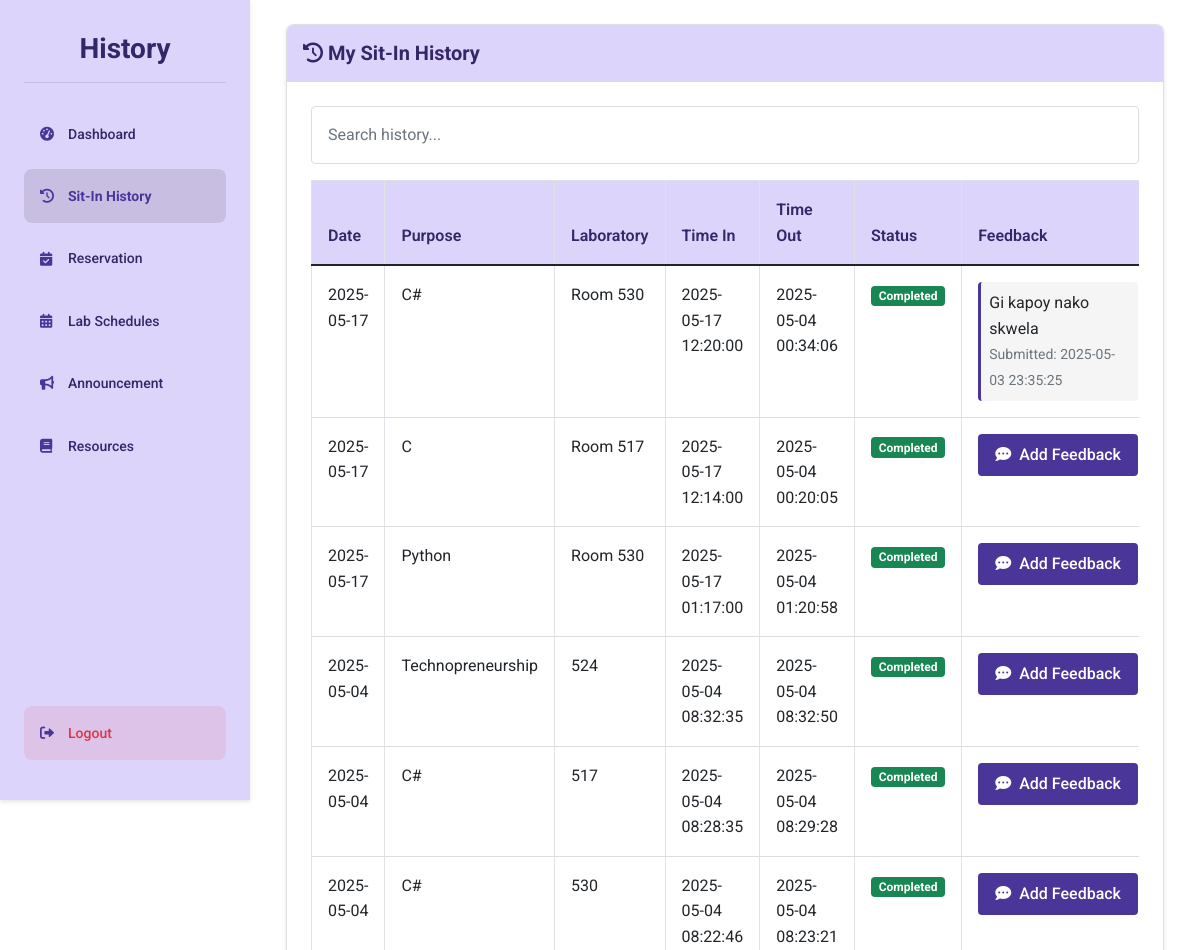
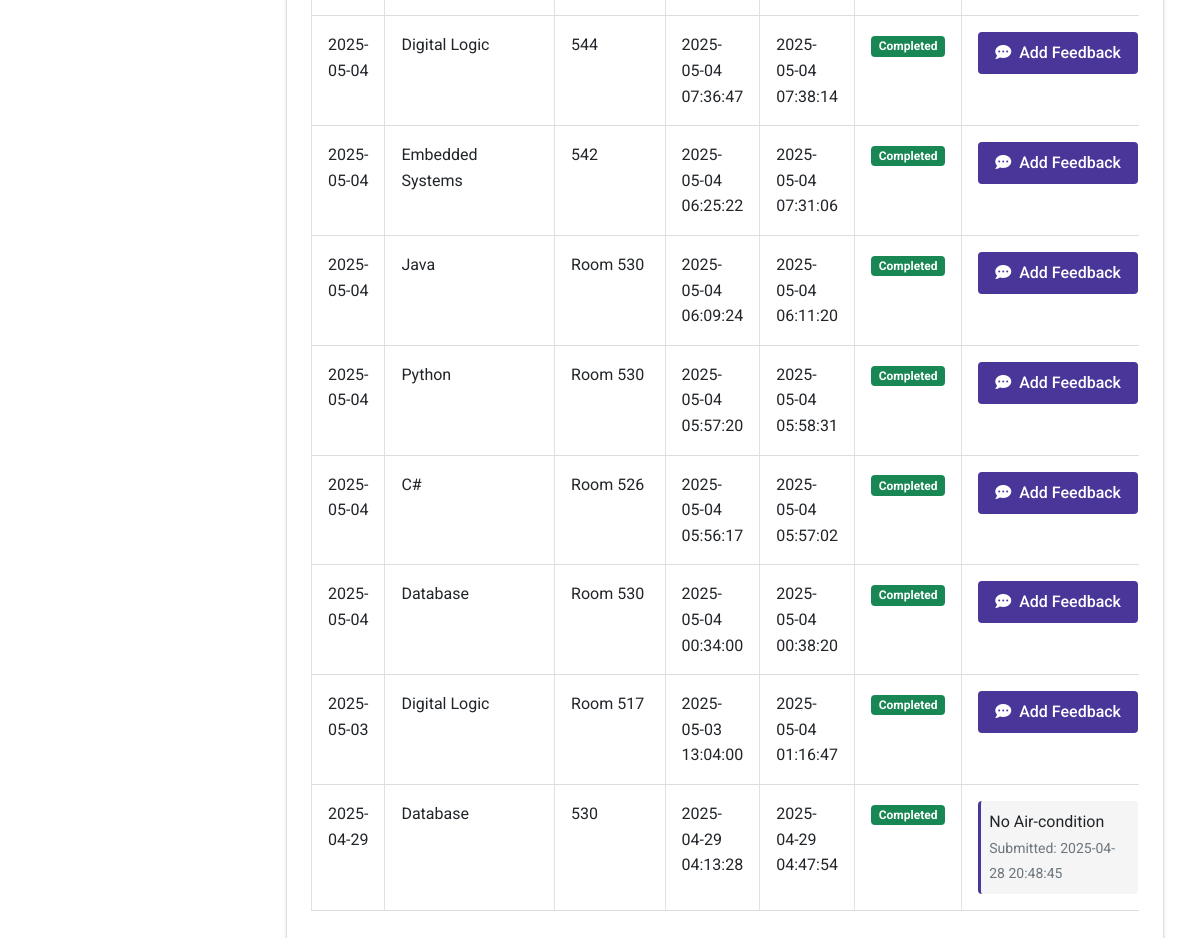
The app's page /student/sit-in-history (signed in) with its own data (2 pictures, top to bottom).
### tables this page shows
CREATE TABLE sit_in_history (
    id INTEGER PRIMARY KEY AUTOINCREMENT,
    id_number TEXT NOT NULL,
    name TEXT NOT NULL,
    sit_purpose TEXT NOT NULL,
    laboratory TEXT NOT NULL,
    login_time TEXT NOT NULL,
    logout_time TEXT,
    date TEXT NOT NULL,
    action TEXT NOT NULL
, feedback TEXT, feedback_date TIMESTAMP);

### routes/student_routes.py (the view)
@student_bp.route('/sit-in-history')
def sit_in_history():
    if session.get('user_type') != 'student':
        session.clear()
        return redirect(url_for('auth.login'))
    student_id = session.get('user_id')
    history = get_sit_in_history_by_student(student_id)
    csrf_token = generate_csrf()
    print(f"Retrieved {len(history)} history records for student {student_id}")
    return render_template('sit_in_history.html', history=history, csrf_token=csrf_token)

### app.py (called while the page is built)
@app.after_request
def add_header(response):
    if 'Cache-Control' not in response.headers:
        response.headers['Cache-Control'] = 'no-store, no-cache, must-revalidate, post-check=0, pre-check=0, max-age=0'
        response.headers['Pragma'] = 'no-cache'
        response.headers['Expires'] = '-1'
    return response

### templates/sit_in_history.html (shortened to what this page needs)
{% extends 'base.html' %}
{% block content %}
<div class="dashboard-container">
    <div class="sidebar">
        <h1 class="dashboard-title">History</h1>
        <div class="menu-container">
            <a href="{{ url_for('student.dashboard') }}" class="menu-btn">
                <i class="fas fa-tachometer-alt"></i> Dashboard
            </a>
            <a href="{{ url_for('student.sit_in_history') }}" class="menu-btn active">
                <i class="fas fa-history"></i> Sit-In History
            </a>
            <a href="{{ url_for('student.reserve') }}" class="menu-btn">
                <i class="fas fa-calendar-check"></i> Reservation
            </a>
            <a href="{{ url_for('student.lab_schedules') }}" class="menu-btn">
                <i class="fas fa-calendar-alt"></i> Lab Schedules
            </a>
            <a href="{{ url_for('student.announcements') }}" class="menu-btn">
                <i class="fas fa-bullhorn"></i> Announcement
            </a>
            <a href="{{ url_for('student.resources') }}" class="menu-btn">
                <i class="fas fa-book"></i> Resources
            </a>
        </div>
        <a href="{{ url_for('auth.logout') }}" class="menu-btn logout-btn">
            <i class="fas fa-sign-out-alt"></i> Logout
        </a>
    </div>
    <div class="main-content">
        <div class="container-fluid">
            <div class="card">
                <div class="card-header">
                    <h3 class="card-title"><i class="fas fa-history"></i> My Sit-In History</h3>
                </div>
                <div class="card-body">
                    <input type="text" id="searchInput" onkeyup="searchHistory()" placeholder="Search history..." class="form-control mb-3">
                    <div class="table-responsive">
                        <table class="table table-bordered table-hover" id="historyTable">
                            <thead>
                                <tr>
                                    <th>Date</th>
                                    <th>Purpose</th>
                                    <th>Laboratory</th>
                                    <th>Time In</th>
                                    <th>Time Out</th>
                                    <th>Status</th>
                                    <th>Feedback</th>
                                </tr>
                            </thead>
                            <tbody>
                                {% if history is defined and history %}
                                    {% for record in history %}
                                    <tr>
                                        <td>{{ record.date }}</td>
                                        <td>{{ record.sit_purpose }}</td>
                                        <td>{{ record.laboratory }}</td>
                                        <td>{{ record.login_time }}</td>
                                        <td>{{ record.logout_time if record.logout_time else 'Active' }}</td>
                                        <td>
                                            <span class="badge {% if record.logout_time %}bg-success{% else %}bg-primary{% endif %}">
                                                {{ 'Completed' if record.logout_time else 'Active' }}
                                            </span>
                                        </td>
                                        <td>
                                            {% if record.feedback %}
                                                <div class="feedback-content">
                                                    <p class="mb-0">{{ record.feedback }}</p>
                                                    <small class="text-muted">Submitted: {{ record.feedback_date }}</small>
                                                </div>
                                            {% else %}
                                                {% if record.logout_time %}
                                                    <button type="button" class="btn btn-sm btn-primary feedback-btn"
                                                            data-bs-toggle="modal"
                                                            data-bs-target="#feedbackModal-{{ record.id }}">
                                                        <i class="fas fa-comment-dots me-1"></i> Add Feedback
                                                    </button>
                                                {% else %}
                                                    <span class="text-muted">Session in progress</span>
                                                {% endif %}
                                            {% endif %}
                                        </td>
                                    </tr>
                                    {% endfor %}
                                {% else %}
                                    <tr>
                                        <td colspan="7" class="text-center py-4">
                                            <i class="fas fa-info-circle me-2"></i> No history records found
                                        </td>
                                    </tr>
                                {% endif %}
                            </tbody>
                        </table>
                    </div>
                </div>
            </div>
        </div>
    </div>
</div>
{% endblock %}

### static/css/styles.css (style rules this page uses)
:root { --primary: #4a3599; --primary-light: #ddd4fc; --primary-dark: #352667; --secondary: #6c63ff; --accent: #7f6df2; --text-dark: #333333; --text-medium: #555555; --text-light: #777777; --white: #ffffff; --light-gray: #f5f5f5; --mid-gray: #e0e0e0; --border-color: #dddddd; --success: #28a745; --danger: #dc3545; --warning: #ffc107; --info: #17a2b8; --font-family: 'Roboto', Arial, sans-serif; --h1-size: 2rem; --h2-size: 1.75rem; --h3-size: 1.5rem; --h4-size: 1.25rem; --body-size: 1rem; --small-size: 0.875rem; --space-xs: 0.25rem; --space-sm: 0.5rem; --space-md: 1rem; --space-lg: 1.5rem; --space-xl: 2rem; --radius-sm: 4px; --radius-md: 8px; --radius-lg: 15px; --shadow-sm: 0 2px 4px rgba(0, 0, 0, 0.1); --shadow-md: 0 4px 8px rgba(0, 0, 0, 0.1); --shadow-lg: 0 8px 16px rgba(0, 0, 0, 0.1); }
* { margin: 0; padding: 0; box-sizing: border-box; }
body { font-family: var(--font-family); color: var(--text-dark); background-color: var(--light-gray); line-height: 1.6; font-size: var(--body-size); }
a { color: var(--primary); text-decoration: none; transition: color 0.3s ease; }
h1, h2, h3, h4, h5, h6 { font-weight: 700; line-height: 1.2; margin-bottom: var(--space-md); color: var(--primary-dark); }
h1 { font-size: var(--h1-size); }
h3 { font-size: var(--h3-size); }
.dashboard-container { width: 100%; min-height: 100vh; display: flex; background-color: var(--white); overflow: hidden; padding-left: 250px; position: relative; }
.main-content { flex: 1; padding: var(--space-lg); overflow-y: auto; width: calc(100% - 250px); }
.sidebar { width: 250px; background-color: #DDD4FC; padding: var(--space-xl) var(--space-lg); display: flex; flex-direction: column; height: 100vh; position: fixed; left: 0; top: 0; z-index: 1000; box-shadow: var(--shadow-sm); transition: transform 0.3s ease; }
.dashboard-title { color: var(--primary-dark); font-size: var(--h2-size); font-weight: bold; padding-bottom: var(--space-md); margin-bottom: var(--space-lg); border-bottom: 1px solid rgba(0, 0, 0, 0.1); text-align: center; }
.menu-container { display: flex; flex-direction: column; flex: 1; overflow-y: auto; margin-bottom: var(--space-lg); }
.menu-btn { background-color: transparent; border: none; padding: var(--space-md); border-radius: var(--radius-md); font-size: var(--small-size); font-weight: 500; text-align: left; cursor: pointer; transition: all 0.2s ease; color: var(--primary-dark); text-decoration: none; display: flex; align-items: center; gap: var(--space-sm); margin-bottom: var(--space-sm); }
.menu-btn.active { background-color: rgba(0, 0, 0, 0.1); font-weight: bold; color: var(--primary); }
.menu-btn i { width: 20px; color: var(--primary); }
.logout-btn { margin-top: auto; background-color: rgba(220, 53, 69, 0.1); color: var(--danger); }
.form-control { width: 100%; padding: var(--space-md); border: 1px solid var(--border-color); border-radius: var(--radius-sm); font-size: var(--body-size); transition: border-color 0.3s; }
.btn { display: inline-block; font-weight: 500; text-align: center; white-space: nowrap; vertical-align: middle; user-select: none; border: 1px solid transparent; padding: var(--space-sm) var(--space-md); font-size: var(--body-size); line-height: 1.5; border-radius: var(--radius-sm); transition: all 0.3s ease; cursor: pointer; }
.btn-primary { background-color: var(--primary); color: var(--white); }
.card { background-color: var(--white); border-radius: var(--radius-md); box-shadow: var(--shadow-sm); overflow: hidden; margin-bottom: var(--space-lg); }
.card-header { padding: var(--space-md); background-color: var(--primary-light); border-bottom: 1px solid var(--border-color); }
.card-title { margin: 0; color: var(--primary-dark); font-size: var(--h4-size); }
.card-body { padding: var(--space-lg); }
.table { width: 100%; border-collapse: collapse; }
.table th, .table td { padding: var(--space-md); text-align: left; border-bottom: 1px solid var(--border-color); }
.table th { background-color: var(--primary-light); color: var(--primary-dark); font-weight: 600; }

### templates/sit_in_history.html (style rules this page uses)
.feedback-content { background-color: var(--light-gray, #f5f5f5); padding: 8px; border-radius: var(--radius-sm, 4px); border-left: 3px solid var(--primary, #4a3599); }

### records on screen
sit_in_history: date "2025-05-17", sit_purpose "C#", laboratory "Room 530", login_time "2025-05-17 12:20:00", logout_time "2025-05-04 00:34:06", action "Completed", feedback "Gi kapoy nako skwela", feedback_date "2025-05-03 23:35:25"
sit_in_history: date "2025-05-17", sit_purpose "C", laboratory "Room 517", login_time "2025-05-17 12:14:00", logout_time "2025-05-04 00:20:05", action "Completed"
sit_in_history: date "2025-05-17", sit_purpose "Python", laboratory "Room 530", login_time "2025-05-17 01:17:00", logout_time "2025-05-04 01:20:58", action "Completed"
sit_in_history: date "2025-05-04", sit_purpose "Technopreneurship", laboratory "524", login_time "2025-05-04 08:32:35", logout_time "2025-05-04 08:32:50", action "Completed"
sit_in_history: date "2025-05-04", sit_purpose "C#", laboratory "517", login_time "2025-05-04 08:28:35", logout_time "2025-05-04 08:29:28", action "Completed"
sit_in_history: date "2025-05-04", sit_purpose "C#", laboratory "530", login_time "2025-05-04 08:22:46", logout_time "2025-05-04 08:23:21", action "Completed"
sit_in_history: date "2025-05-04", sit_purpose "Digital Logic", laboratory "544", login_time "2025-05-04 07:36:47", logout_time "2025-05-04 07:38:14", action "Completed"
sit_in_history: date "2025-05-04", sit_purpose "Embedded Systems", laboratory "542", login_time "2025-05-04 06:25:22", logout_time "2025-05-04 07:31:06", action "Completed"
sit_in_history: date "2025-05-04", sit_purpose "Java", laboratory "Room 530", login_time "2025-05-04 06:09:24", logout_time "2025-05-04 06:11:20", action "Completed"
sit_in_history: date "2025-05-04", sit_purpose "Python", laboratory "Room 530", login_time "2025-05-04 05:57:20", logout_time "2025-05-04 05:58:31", action "Completed"
sit_in_history: date "2025-05-04", sit_purpose "C#", laboratory "Room 526", login_time "2025-05-04 05:56:17", logout_time "2025-05-04 05:57:02", action "Completed"
sit_in_history: date "2025-05-04", sit_purpose "Database", laboratory "Room 530", login_time "2025-05-04 00:34:00", logout_time "2025-05-04 00:38:20", action "Completed"
sit_in_history: date "2025-05-03", sit_purpose "Digital Logic", laboratory "Room 517", login_time "2025-05-03 13:04:00", logout_time "2025-05-04 01:16:47", action "Completed"
sit_in_history: date "2025-04-29", sit_purpose "Database", laboratory "530", login_time "2025-04-29 04:13:28", logout_time "2025-04-29 04:47:54", action "Completed", feedback "No Air-condition", feedback_date "2025-04-28 20:48:45"
